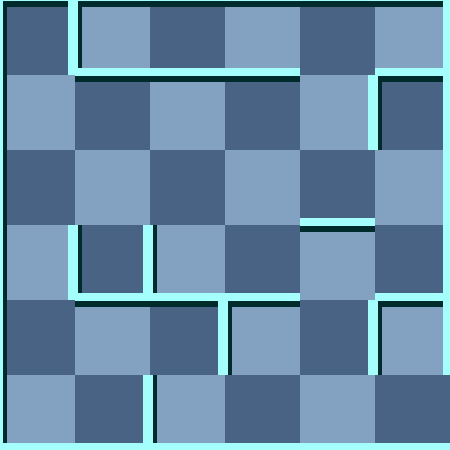

Rendered tile map (Tiled .tmx) drawn with the repository's tilesets; below, a short description and the map source with its tile grids summarised:
An orthogonal 6x6 tile map with 75x75 px tiles, 2 tile layers (background, 块层 1) and 6 objects (2x Trap, Exit, Player, RedScorpion, RedMummy).

<map version="1.0" orientation="orthogonal" width="6" height="6" tilewidth="75" tileheight="75">
 <tileset firstgid="1" name="wall" tilewidth="75" tileheight="75">
  <image source="gfx/wall.png" width="300" height="375" />
  <tile id="0">
   <properties>
    <property name="ValOfWall" value="0" />
   </properties>
  </tile>
  <tile id="1">
   <properties>
    <property name="ValOfWall" value="1" />
   </properties>
  </tile>
  <tile id="2">
   <properties>
    <property name="ValOfWall" value="2" />
   </properties>
  </tile>
  <tile id="3">
   <properties>
    <property name="ValOfWall" value="3" />
   </properties>
  </tile>
  <tile id="4">
   <properties>
    <property name="ValOfWall" value="4" />
   </properties>
  </tile>
  <tile id="5">
   <properties>
    <property name="ValOfWall" value="5" />
   </properties>
  </tile>
  <tile id="6">
   <properties>
    <property name="ValOfWall" value="6" />
   </properties>
  </tile>
  <tile id="7">
   <properties>
    <property name="ValOfWall" value="7" />
   </properties>
  </tile>
  <tile id="8">
   <properties>
    <property name="ValOfWall" value="8" />
   </properties>
  </tile>
  <tile id="9">
   <properties>
    <property name="ValOfWall" value="9" />
   </properties>
  </tile>
  <tile id="10">
   <properties>
    <property name="ValOfWall" value="10" />
   </properties>
  </tile>
  <tile id="11">
   <properties>
    <property name="ValOfWall" value="11" />
   </properties>
  </tile>
  <tile id="12">
   <properties>
    <property name="ValOfWall" value="12" />
   </properties>
  </tile>
  <tile id="13">
   <properties>
    <property name="ValOfWall" value="13" />
   </properties>
  </tile>
  <tile id="14">
   <properties>
    <property name="ValOfWall" value="14" />
   </properties>
  </tile>
  <tile id="15">
   <properties>
    <property name="ValOfWall" value="15" />
   </properties>
  </tile>
  <tile id="18">
   <properties>
    <property name="ValOfWall" value="-1" />
   </properties>
  </tile>
 </tileset>
 <layer name="background" width="6" height="6">
  <data>[36 cells, 36 non-empty, 2 distinct tile ids]</data>
 </layer>
 <layer name="块层 1" width="6" height="6">
  <data>[36 cells, 36 non-empty, 15 distinct tile ids]</data>
 </layer>
 <objectgroup name="对象层 1" width="6" height="6">
  <object name="Exit" x="450" y="375" />
  <object name="Player" x="375" y="150">
   <properties>
    <property name="value" value="1" />
   </properties>
  </object>
  <object name="Trap" x="225" y="150">
   <properties>
    <property name="value" value="9" />
   </properties>
  </object>
  <object name="RedScorpion" x="225" y="225">
   <properties>
    <property name="value" value="25" />
   </properties>
  </object>
  <object name="RedMummy" x="375" y="300">
   <properties>
    <property name="value" value="21" />
   </properties>
  </object>
  <object name="Trap" x="0" y="375">
   <properties>
    <property name="value" value="8" />
   </properties>
  </object>
 </objectgroup>
</map>
